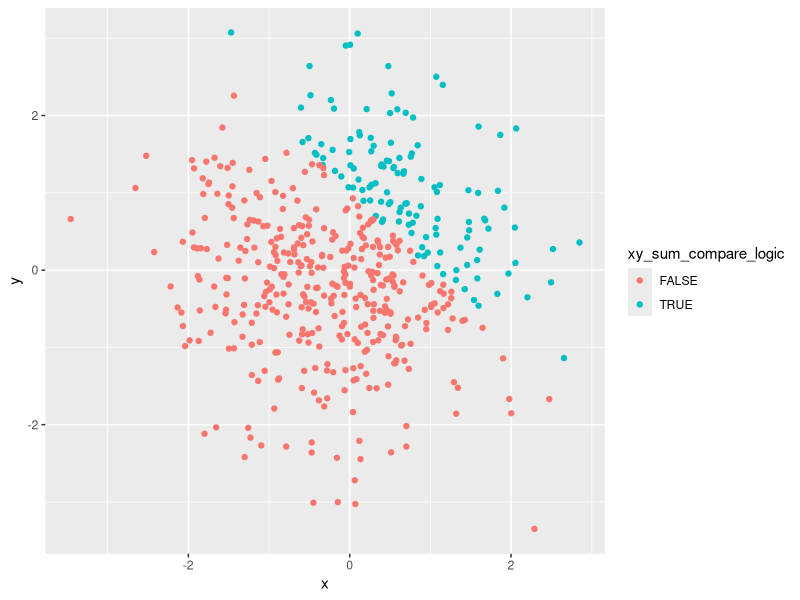
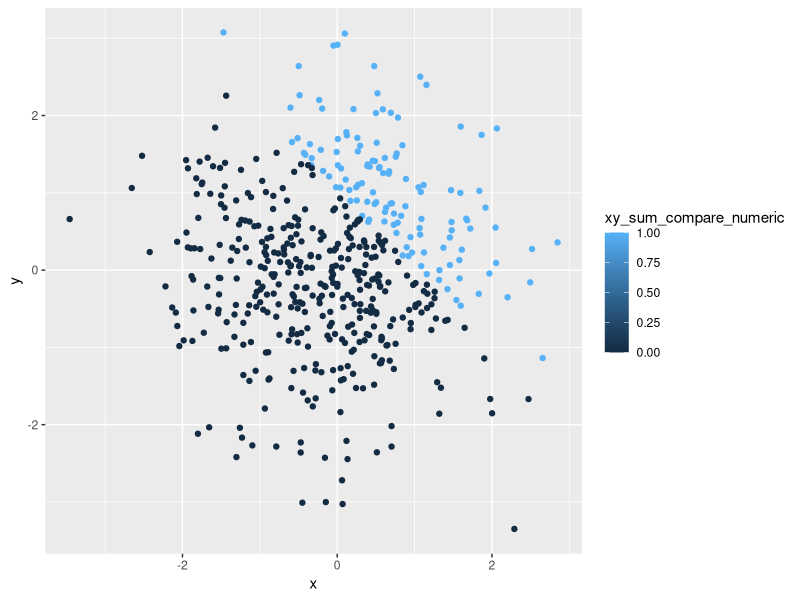
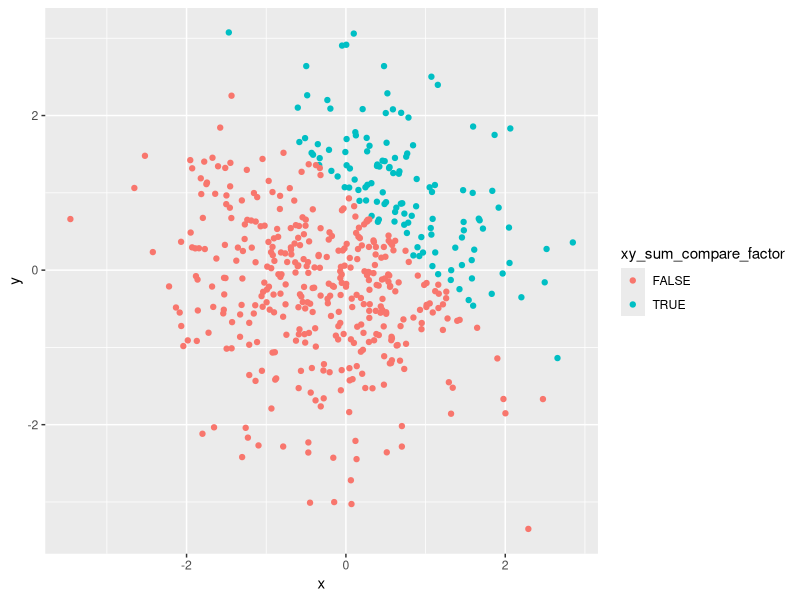
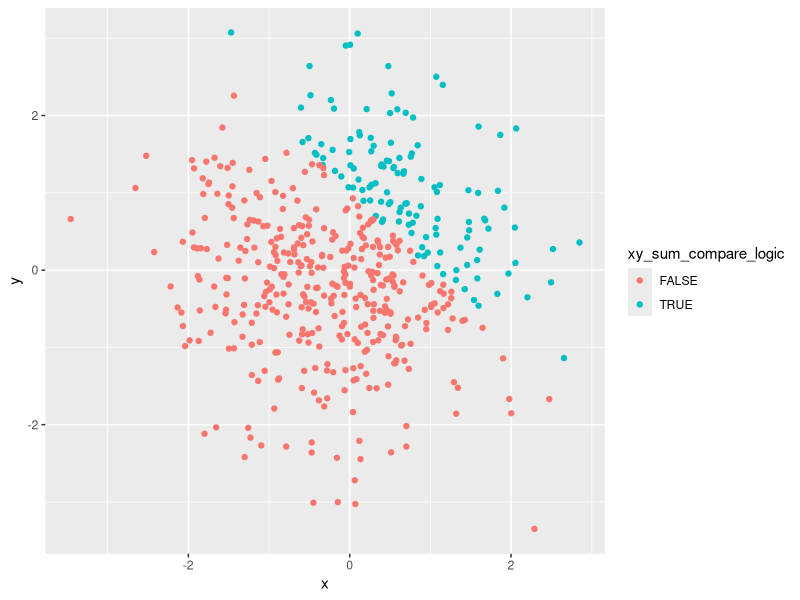

R code for these plots, in order:
## ---- chunk 1
library(tidyverse)

# data frame for problem 1
p1_df = tibble(                  
  norm_samp = rnorm(8),
  norm_samp_pos = norm_samp > 0,
  character_vector = LETTERS[1:8],
  factor_level = gl(3, 3, length = 8, labels = c("X", "Y", "Z"))
)
## ---- chunk 2
mean(pull(p1_df, norm_samp))
mean(pull(p1_df, norm_samp_pos))
mean(pull(p1_df, character_vector))
mean(pull(p1_df, factor_level))
## ---- chunk 3
# Convert the logical vector to numeric, and multiply the random sample by the result:

as.numeric(pull(p1_df, norm_samp_pos)) * pull(p1_df, norm_samp)

# Convert the logical vector to a factor, and multiply the random sample by the result:

factor(pull(p1_df, norm_samp_pos)) * pull(p1_df, norm_samp)

# Convert the logical vector to a factor and then convert the result to numeric, and 
# multiply the random sample by the result:

factor_samp_pos = factor(pull(p1_df, norm_samp_pos))
as.numeric(factor_samp_pos) * pull(p1_df, norm_samp)
## ---- chunk 4
# data frame for problem 2
p2_df = tibble(                  
  x = rnorm(500),
  y = rnorm(500),
  xy_sum_compare_logic = x + y > 1,
  xy_sum_compare_numeric = as.numeric(xy_sum_compare_logic),
  xy_sum_compare_factor = factor(xy_sum_compare_logic)
)
## ---- chunk 5
plot_1 = ggplot(p2_df, aes(x = x, y = y, color = xy_sum_compare_logic)) + geom_point()

plot_2 = ggplot(p2_df, aes(x = x, y = y, color = xy_sum_compare_numeric)) + geom_point()

plot_3 = ggplot(p2_df, aes(x = x, y = y, color = xy_sum_compare_factor)) + geom_point()
## ---- chunk 6
plot_1
plot_2
plot_3
## ---- chunk 7
ggsave('./hw1_scatterplot.png', plot = plot_1)
